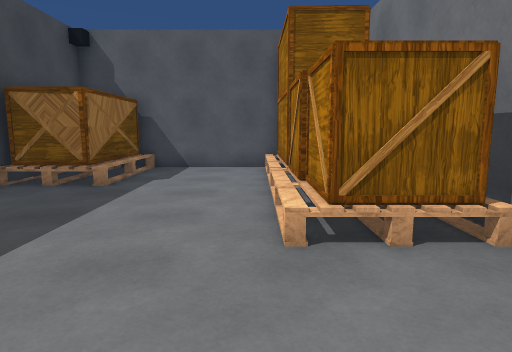
view 1 (above)

16 first-person views from a walk through a scene from a Unity 3-D project. The camera is 1.4 m above the floor, tilts 8° down and sees 75° across. The floor is counted in squares, 1 m on a side. Each view is taken from the middle of a square. On the plan, view 1 faces up. The plan holds only what a view shows up to about 15 squares ahead; the rest is blank. The place goes on beyond the plan. Some surface patterns are stand-ins.

view 2
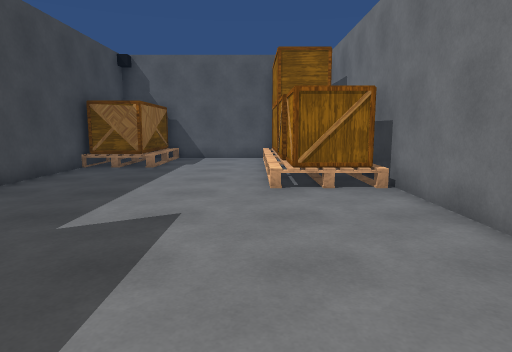

view 3
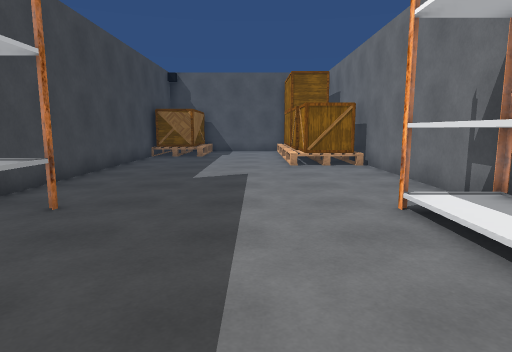

view 4
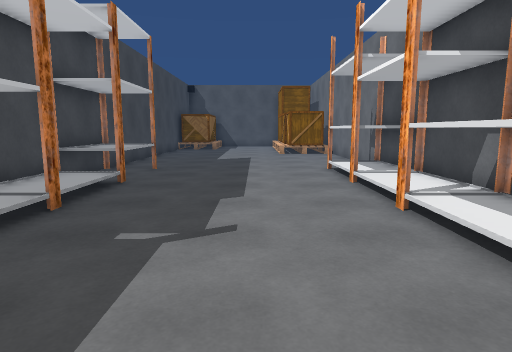

view 5
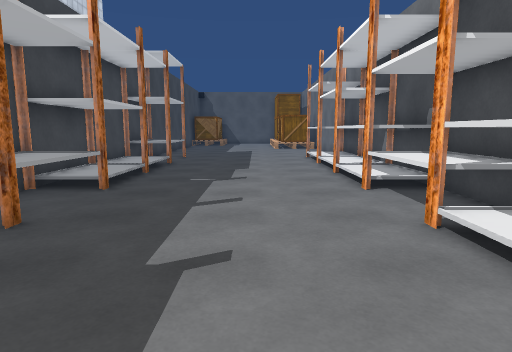

view 6
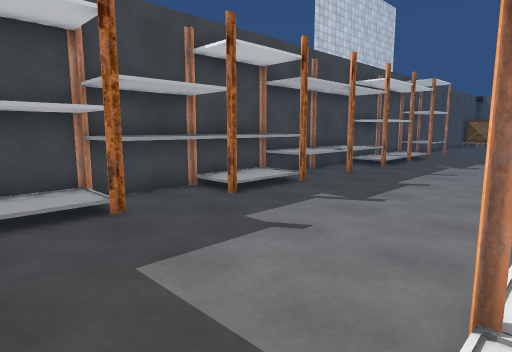

view 7
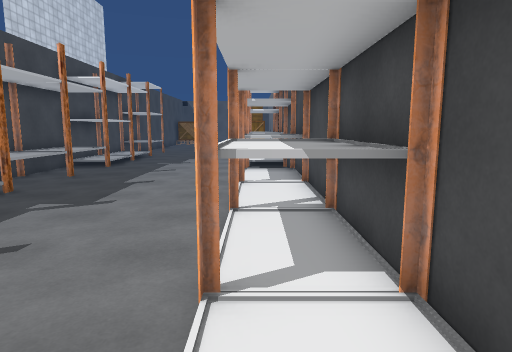

view 8
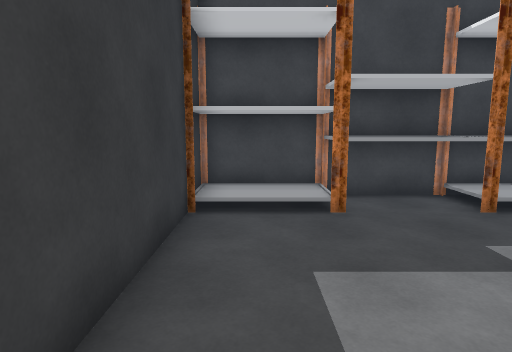

view 9
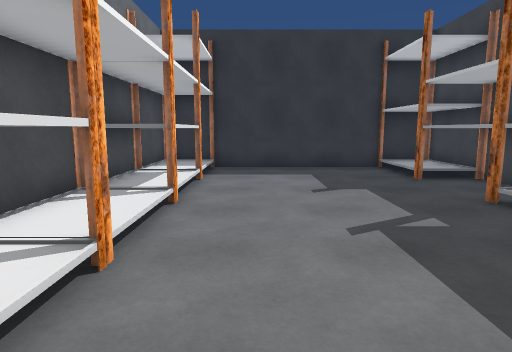

view 10
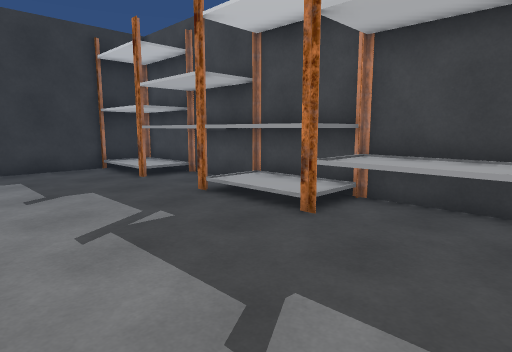

view 11
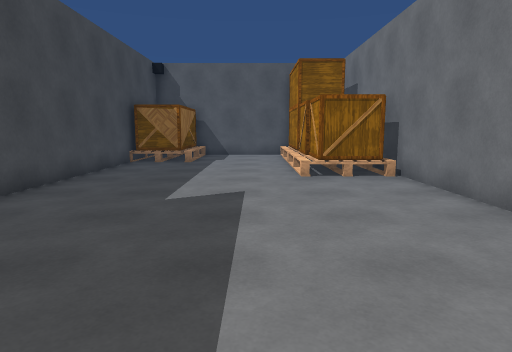

view 12
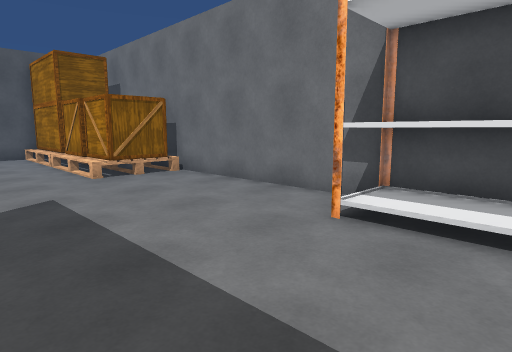

view 13
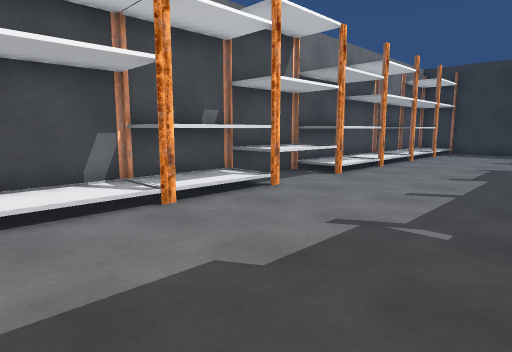

view 14
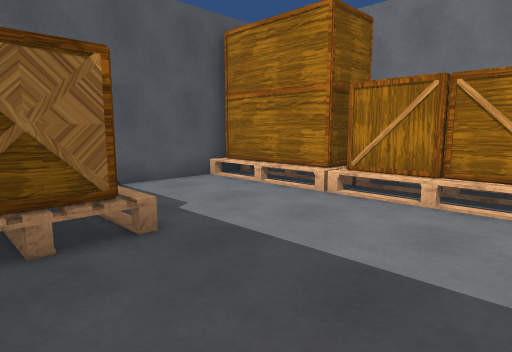

view 15
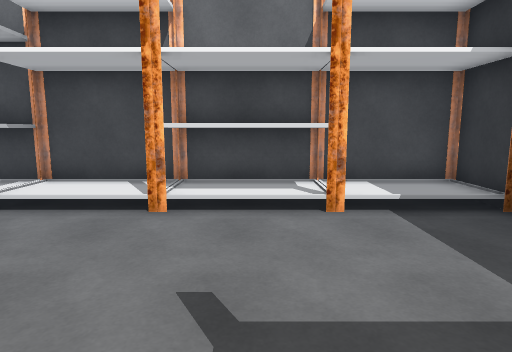

view 16
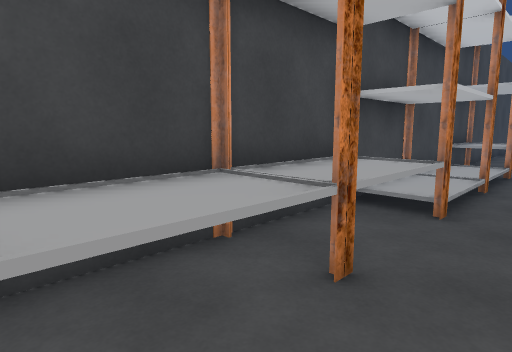

### Floor plan
Key: @ floor where view 1 was taken; # wall or solid block; . main floor; : floor 0.25 m higher than the main floor; + floor 0.5 m higher than the main floor; O other object.
Columns run from 7 left of view 1 to 4 right of it. Each row starts with its distance up from view 1.
 13    ######
 12   ##....##
 11   +#....O
 10   O#....#
  9  OO#....O
  8 #.......##
  7 #.......OO
  6 #.......###
  5 #.......OO#
  4 #.......#O##
  3 #..........#
  2 #..........#
  1 #..........#
  0 #......@...#
 -1 #..........#
 -2 #..........#
 -3  OO......OO
 -4  OO......OO
 -5  OO......OO
 -6  OO......OO
 -7 # :......::#
 -8 # :......::#
 -9 # :......OO
-10 # :......OO
-11 #::......OO
-12  OO......OO
-13  OO......OO
-14  OO......OO
-15  OO......OO
-16  OO......OO
-17  OO......OO
-18  OO......OO
-19  OO......::#
-20  OO......::#
-21  OO......::#
-22  OO......OO
-23  OO......OO
-24  OO......OO
-25 #::......::#
-26 #::......::#
-27 #:O......::#
-28  ###########

Positions as (right, up) in squares from view 1, and headings:
1: (0, 0), facing up
2: (0, -4), facing up
3: (-1, -9), facing up
4: (-1, -15), facing up
5: (-1, -20), facing up
6: (2, -27), facing up-left
7: (2, -27), facing up
8: (2, -26), facing left
9: (0, -15), facing down
10: (0, -15), facing down-left
11: (-1, -6), facing up
12: (-3, -6), facing up-right
13: (-4, -6), facing down-right
14: (-6, 4), facing up-right
15: (-4, -23), facing right
16: (-3, -18), facing up-left
